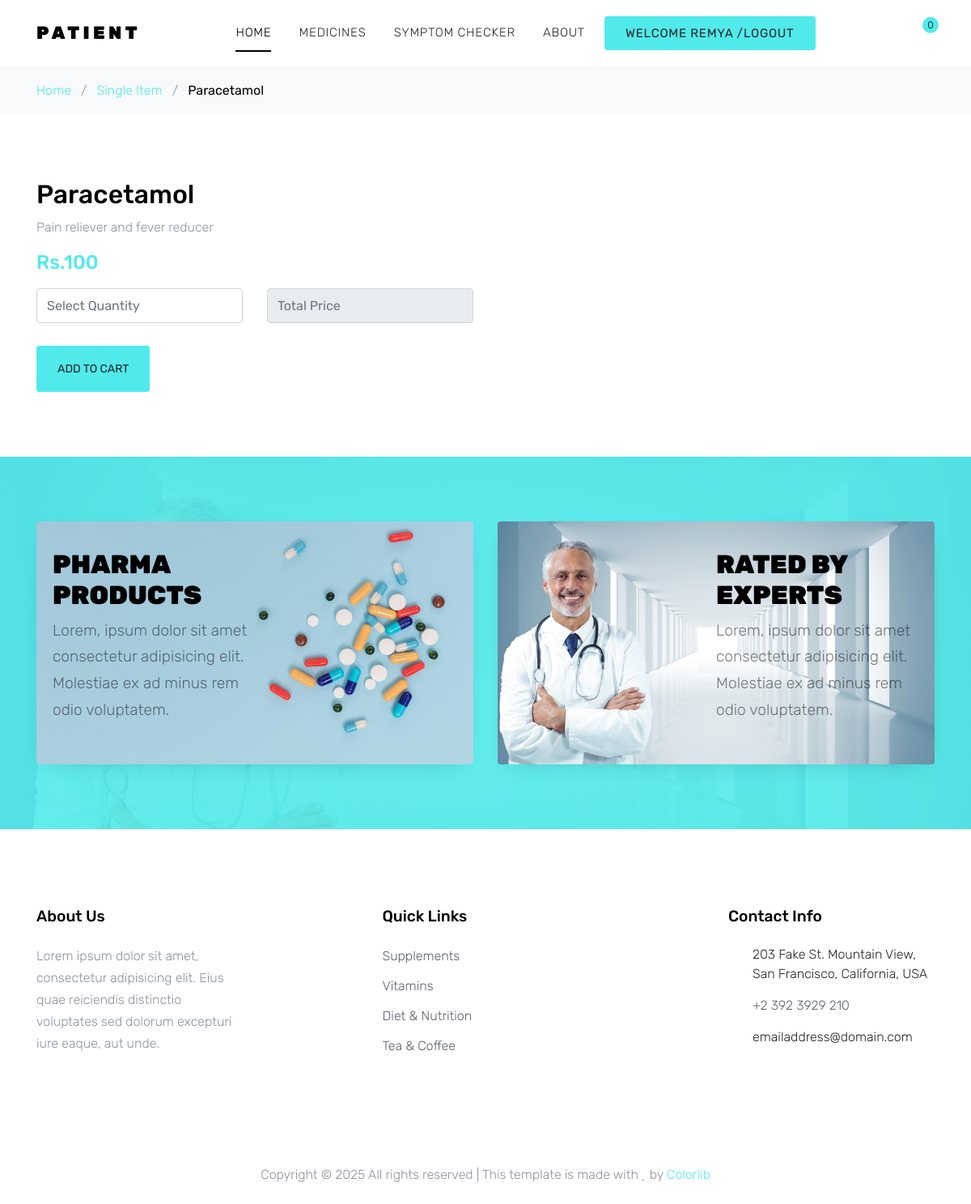
Page /single_item/4 (signed in) on the committed database.
### adminApp/models.py (models this page shows)
class MedicineDb(models.Model):
    Name = models.CharField(max_length=200,null=False,blank=False)
    price = models.IntegerField(null=True,blank=True)
    symptoms = models.TextField(default="No symptoms provided", help_text="Enter symptoms separated by commas")
    description = models.TextField()
    stock = models.IntegerField(default=0)

### userapp/views.py (the view)
# urls.py: path('single_item/<int:item_id>',views.single_item,name="single_item"),
def single_item(request,item_id):
    medicine=MedicineDb.objects.get(id=item_id)
    cart_count = CartDb.objects.filter(Username=request.session['Username'])
    x = cart_count.count()
    return render(request,"Single_Item.html",{'medicine':medicine,'x':x})

### userapp/templates/Single_Item.html (shortened to what this page needs)
<!DOCTYPE html>
{% load static %}
<html lang="en">
<head>
  <link rel="stylesheet" href="{% static 'user/fonts/icomoon/style.css' %}">
  <link rel="stylesheet" href="{% static 'user/css/bootstrap.min.css' %}">
  <link rel="stylesheet" href="{% static 'user/css/magnific-popup.css' %}">
  <link rel="stylesheet" href="{% static 'user/css/jquery-ui.css' %}">
  <link rel="stylesheet" href="{% static 'user/css/owl.carousel.min.css' %}">
  <link rel="stylesheet" href="{% static 'user/css/owl.theme.default.min.css' %}">
  <link rel="stylesheet" href="{% static 'user/css/aos.css' %}">
  <link rel="stylesheet" href="{% static 'user/css/style.css' %}">
</head>
<body>
  <div class="site-wrap">
    <div class="site-navbar py-2">
            <div class="container">
                <div class="d-flex align-items-center justify-content-between">
                    <div class="logo">
                        <div class="site-logo">
                            <a href="{% url 'home' %}" class="js-logo-clone">Patient</a>
                        </div>
                    </div>
                    <div class="main-nav d-none d-lg-block">
                        <nav class="site-navigation text-right text-md-center" role="navigation">
                            <ul class="site-menu js-clone-nav d-none d-lg-block">
                                <li class="active"><a href="{% url 'home' %}">Home</a></li>
                                <li><a href="{% url 'medicine_list' %}">Medicines</a></li>
                                <li><a href="{% url 'symptom_checker' %}">Symptom Checker</a></li>
                                <li><a href="{% url 'about_page' %}">About</a></li>
                                {% if request.session.Username %}
                                <li><a href="{% url 'user_logout' %}" class="nav-item nav-link btn btn-primary py-2 px-4">WELCOME {{request.session.Username}} /Logout</a></li>
                                {% else %}
                                <li><a href="{% url 'sign_in' %}" class="btn btn-primary py-2 px-4">Register/Login</a></li>
                                {% endif %}
                            </ul>
                        </nav>
                    </div>
                    <div class="icons">
                        <a href="{% url 'cart_page' %}" class="icons-btn d-inline-block bag">
                            <span class="icon-shopping-bag"></span>
                            <span class="number">{{x}}</span>
                        </a>
                    </div>
                </div>
            </div>
        </div>
    <div class="bg-light py-3">
      <div class="container">
        <div class="row">
          <div class="col-md-12 mb-0"><a href="index.html">Home</a> <span class="mx-2 mb-0">/</span> <a
              href="shop.html">Single Item</a> <span class="mx-2 mb-0">/</span> <strong class="text-black">{{medicine.Name}}</strong></div>
        </div>
      </div>
    </div>
    <div class="site-section">
      <div class="container">
        <div class="row">
          <div class="col-md-6">
            <h2 class="text-black">{{medicine.Name}}</h2>
            <p>{{medicine.description}}</p>
            <p><strong class="text-primary h4">Rs.{{medicine.price}}</strong></p>
            <form method="post" action="{% url 'save_cart' %}" enctype="multipart/form-data">
                <div class="row g-3">
                    <div class="col-md-6">
                        <div class="form-floating">
                        <input type="number" class="form-control" id="quantity" name="quantity" placeholder="Select Quantity" min="1">
                    </div>
                </div>
                <div class="col-md-6">
                    <div class="form-floating">
                    <input type="text" class="form-control" id="total" name="total" placeholder="Total Price" readonly>
                    </div>
                </div>
                <div class="col-12">
                </div><br>
                <div class="col-12">
                    <button class="buy-now btn btn-sm height-auto px-4 py-3 btn-primary">Add To Cart</button>
                </div>
            </div>
            </form>
          </div>
        </div>
      </div>
    </div>
    <div class="site-section bg-secondary bg-image" style="background-image: url('images/bg_2.jpg');">
      <div class="container">
        <div class="row align-items-stretch">
          <div class="col-lg-6 mb-5 mb-lg-0">
            <a href="#" class="banner-1 h-100 d-flex" style="background-image: url('images/bg_1.jpg');">
              <div class="banner-1-inner align-self-center">
                <h2>Pharma Products</h2>
                <p>Lorem, ipsum dolor sit amet consectetur adipisicing elit. Molestiae ex ad minus rem odio voluptatem.
                </p>
              </div>
            </a>
          </div>
          <div class="col-lg-6 mb-5 mb-lg-0">
            <a href="#" class="banner-1 h-100 d-flex" style="background-image: url('images/bg_2.jpg');">
              <div class="banner-1-inner ml-auto  align-self-center">
                <h2>Rated by Experts</h2>
                <p>Lorem, ipsum dolor sit amet consectetur adipisicing elit. Molestiae ex ad minus rem odio voluptatem.
                </p>
              </div>
            </a>
          </div>
        </div>
      </div>
    </div>
    <footer class="site-footer">
      <div class="container">
        <div class="row">
          <div class="col-md-6 col-lg-3 mb-4 mb-lg-0">
            <div class="block-7">
              <h3 class="footer-heading mb-4">About Us</h3>
              <p>Lorem ipsum dolor sit amet, consectetur adipisicing elit. Eius quae reiciendis distinctio voluptates
                sed dolorum excepturi iure eaque, aut unde.</p>
            </div>
          </div>
          <div class="col-lg-3 mx-auto mb-5 mb-lg-0">
            <h3 class="footer-heading mb-4">Quick Links</h3>
            <ul class="list-unstyled">
              <li><a href="#">Supplements</a></li>
              <li><a href="#">Vitamins</a></li>
              <li><a href="#">Diet &amp; Nutrition</a></li>
              <li><a href="#">Tea &amp; Coffee</a></li>
            </ul>
          </div>
          <div class="col-md-6 col-lg-3">
            <div class="block-5 mb-5">
              <h3 class="footer-heading mb-4">Contact Info</h3>
              <ul class="list-unstyled">
                <li class="address">203 Fake St. Mountain View, San Francisco, California, USA</li>
                <li class="phone"><a href="tel://23923929210">+2 392 3929 210</a></li>
                <li class="email">emailaddress@domain.com</li>
              </ul>
            </div>
          </div>
        </div>
        <div class="row pt-5 mt-5 text-center">
          <div class="col-md-12">
            <p>
              Copyright &copy;
              <script>document.write(new Date().getFullYear());</script> All rights reserved | This template is made
              with <i class="icon-heart" aria-hidden="true"></i> by <a href="https://colorlib.com" target="_blank"
                class="text-primary">Colorlib</a>
            </p>
          </div>
        </div>
      </div>
    </footer>
  </div>
</body>
</html>

### userapp/static/user/css/style.css (style rules this page uses)
body { line-height: 1.7; color: #8c92a0; font-weight: 300; font-size: 16px; }
a { -webkit-transition: .3s all ease; -o-transition: .3s all ease; transition: .3s all ease; }
.text-black { color: #000; }
.site-wrap:before { -webkit-transition: .3s all ease-in-out; -o-transition: .3s all ease-in-out; transition: .3s all ease-in-out; background: rgba(0, 0, 0, 0.6); content: ""; position: absolute; z-index: 2000; top: 0; left: 0; right: 0; bottom: 0; opacity: 0; visibility: hidden; }
.btn { -webkit-transition: .3s all ease-in-out; -o-transition: .3s all ease-in-out; transition: .3s all ease-in-out; text-transform: uppercase; border-width: 2px; }
.form-control { height: 43px; }
.site-section { padding: 2.5em 0; }
@media (min-width: 768px) { .site-section { padding: 5em 0; } }
.site-footer { padding: 6em 0; }
.site-footer ul li { margin-bottom: 10px; }
.site-footer ul li a { color: #5c626e; }
.site-footer .footer-heading { font-size: 1.2rem; color: #000; margin-bottom: 1rem; }
.site-logo a { text-transform: uppercase; letter-spacing: .2em; font-size: 22px; color: #000 !important; font-weight: 900; }
.icons-btn { display: inline-block; text-align: center; }
.icons-btn span { display: block; height: 40px; width: 40px; line-height: 40px; }
.site-navbar { margin-bottom: 0px; z-index: 1999; position: relative; top: 0; width: 100%; background: #fff; }
.site-navbar a { color: #000; }
.site-navbar .site-navigation .site-menu { margin-left: 0; padding-left: 0; margin-bottom: 0; }
.site-navbar .site-navigation .site-menu .active > a { color: #000; position: relative; }
.site-navbar .site-navigation .site-menu .active > a:before { content: ""; position: absolute; left: 10px; right: 10px; height: 2px; background: #000; bottom: 0; }
.site-navbar .site-navigation .site-menu a { text-decoration: none !important; font-size: 15px; display: inline-block; }
.site-navbar .site-navigation .site-menu > li { display: inline-block; padding: 10px 5px; }
.site-navbar .site-navigation .site-menu > li > a { padding: 10px 10px; text-transform: uppercase; letter-spacing: .05em; color: #25262a; font-size: 15px; text-decoration: none !important; }
.site-mobile-menu .site-mobile-menu-header .site-mobile-menu-logo a { display: inline-block; text-transform: uppercase; color: #000; letter-spacing: .2em; font-size: 22px; font-weight: 900; }
.site-mobile-menu .site-nav-wrap { padding: 0; margin: 0; list-style: none; position: relative; }
.site-mobile-menu .site-nav-wrap a { padding: 10px 20px; display: block; position: relative; color: #212529; }
.site-mobile-menu .site-nav-wrap li { position: relative; display: block; }
.site-mobile-menu .site-nav-wrap li.active > a { color: #51eaea; }
.site-mobile-menu .site-nav-wrap > li { display: block; position: relative; float: left; width: 100%; }
.site-mobile-menu .site-nav-wrap > li > a { padding-left: 20px; font-size: 20px; }
.block-5 ul, .block-5 ul li { list-style: none; padding: 0; margin: 0; line-height: 1.5; }
.block-5 ul li { padding-left: 30px; position: relative; margin-bottom: 15px; color: #25262a; }
.block-5 ul li:before { top: 0; font-family: "icomoon"; content: ""; position: absolute; left: 0; font-size: 20px; line-height: 1; color: #51eaea; }
.block-5 ul li.address:before { content: "\e8b4"; }
.block-5 ul li.email:before { content: "\f0e0"; }
.block-5 ul li.phone:before { content: "\f095"; }
.bag { position: relative; }
.bag .number { position: absolute; top: 0; width: 20px; height: 20px; border-radius: 50%; line-height: 20px; color: #000; font-size: 12px; background: #51eaea; right: -5px; }
.height-auto { height: auto !important; }
.banner-1 { background-size: cover; background-position: center; background-repeat: no-repeat; padding: 20px; display: block; min-height: 300px; border-radius: 4px; -webkit-box-shadow: 0 10px 30px -15px rgba(0, 0, 0, 0.2); box-shadow: 0 10px 30px -15px rgba(0, 0, 0, 0.2); -webkit-transition: .3s all ease; -o-transition: .3s all ease; transition: .3s all ease; position: relative; top: 0; }
.banner-1 .banner-1-inner { width: 50%; }
.banner-1 .banner-1-inner h2 { color: #000; text-transform: uppercase; font-weight: 900; }
.banner-1 .banner-1-inner p { color: rgba(0, 0, 0, 0.5); font-size: 1.2rem; }
.bg-image { background-size: cover; position: relative; }
.bg-image:after { content: ""; position: absolute; top: 0; left: 0; right: 0; bottom: 0; background: rgba(81, 234, 234, 0.9); z-index: 1; }
.bg-image > .container { position: relative; z-index: 2; }

### rows in the picture
MedicineDb: Name "Paracetamol", description "Pain reliever and fever reducer", price "100"

### other values in the picture
{{ request.session.Username }} "REMYA"
{{ x }} "0"
